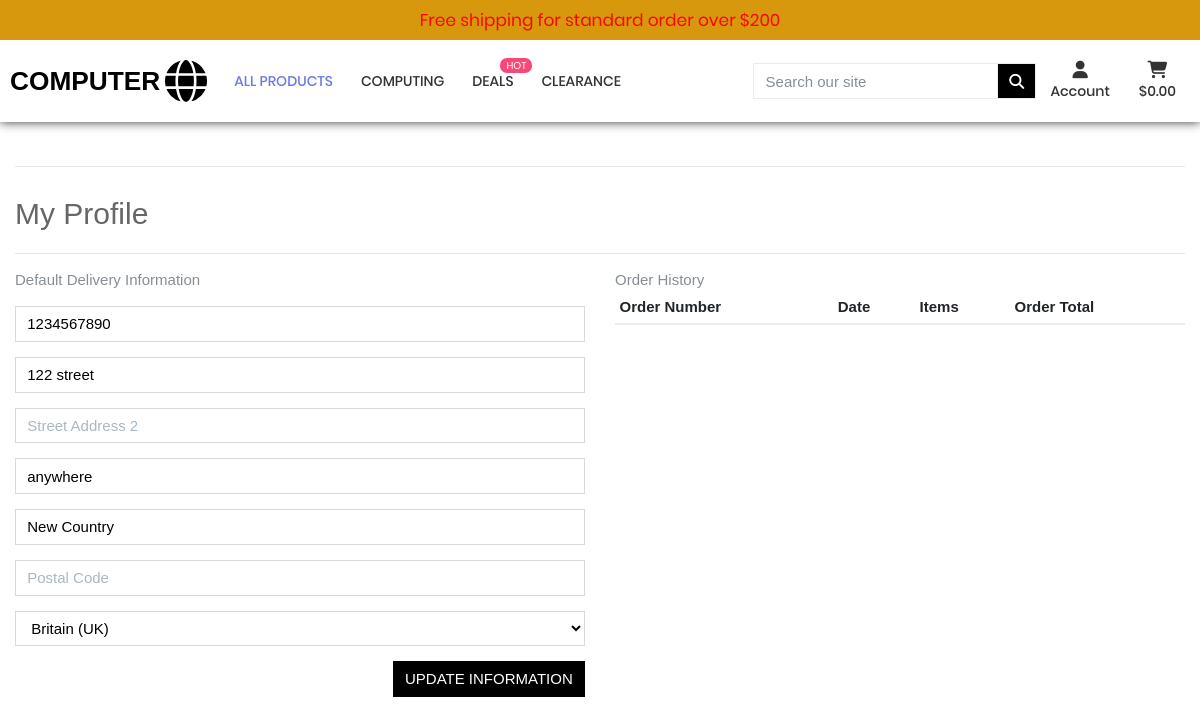
The page /profile/ (signed in) on the database as committed earlier.
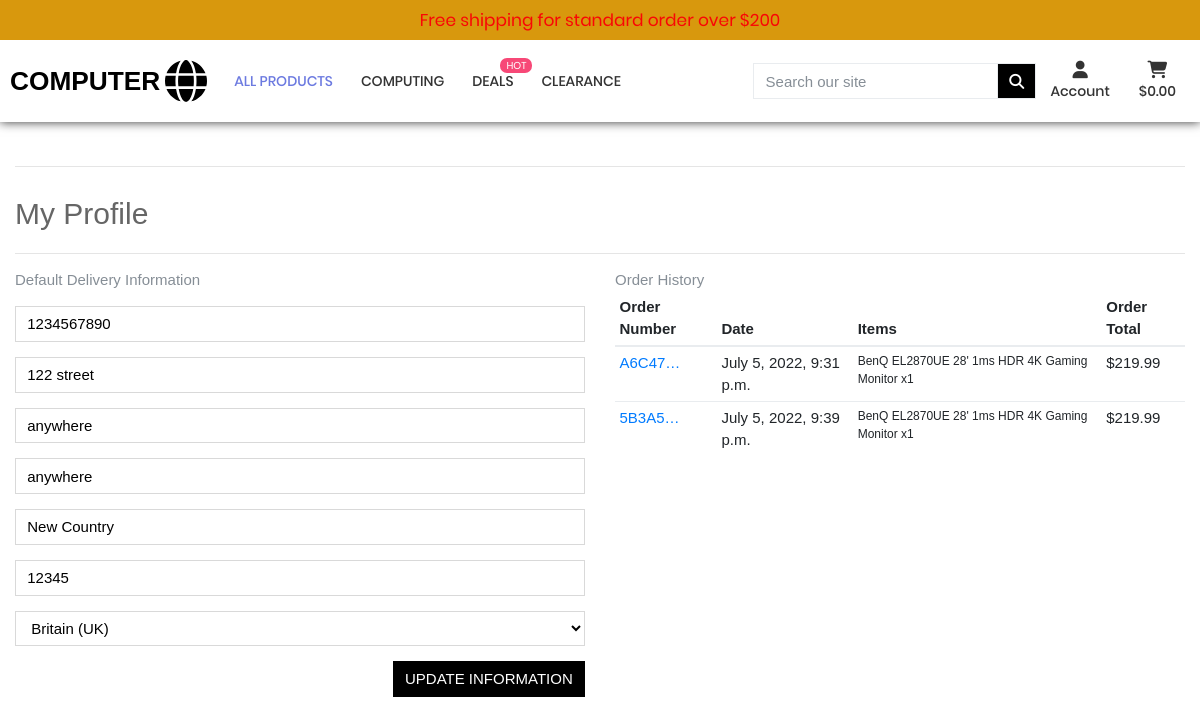
The same page on the database as committed later.
### profiles/models.py (models this page shows, shortened)
class UserProfile(models.Model):
    user = models.OneToOneField(User, on_delete=models.CASCADE)
    default_phone_number = models.CharField(max_length=20, null=True, blank=True)
    default_street_address1 = models.CharField(max_length=80, null=True, blank=True)
    default_street_address2 = models.CharField(max_length=80, null=True, blank=True)
    default_town_or_city = models.CharField(max_length=40, null=True, blank=True)
    default_county = models.CharField(max_length=80, null=True, blank=True)
    default_postcode = models.CharField(max_length=20, null=True, blank=True)
    default_country = CountryField(blank_label='Country', null=True, blank=True)

### checkout/models.py (models this page shows, shortened)
class Order(models.Model):
    order_number = models.CharField(max_length=32, null=False, editable=False)
    user_profile = models.ForeignKey(UserProfile, on_delete=models.SET_NULL,
                                     null=True, blank=True, related_name='orders')
    full_name = models.CharField(max_length=50, null=False, blank=False)
    email = models.EmailField(max_length=254, null=False, blank=False)
    phone_number = models.CharField(max_length=20, null=False, blank=False)
    country = CountryField(blank_label='Country *', null=False, blank=False)
    postcode = models.CharField(max_length=20, null=True, blank=True)
    town_or_city = models.CharField(max_length=40, null=False, blank=False)
    street_address1 = models.CharField(max_length=80, null=False, blank=False)
    street_address2 = models.CharField(max_length=80, null=True, blank=True)
    county = models.CharField(max_length=80, null=True, blank=True)
    date = models.DateTimeField(auto_now_add=True)
    delivery_cost = models.DecimalField(max_digits=6, decimal_places=2, null=False, default=0)
    order_total = models.DecimalField(max_digits=10, decimal_places=2, null=False, default=0)
    grand_total = models.DecimalField(max_digits=10, decimal_places=2, null=False, default=0)
    original_bag = models.TextField(null=False, blank=False, default='')
    stripe_pid = models.CharField(max_length=254, null=False, blank=False, default='')

class OrderLineItem(models.Model):
    order = models.ForeignKey(Order, null=False, blank=False, on_delete=models.CASCADE, related_name='lineitems')
    product = models.ForeignKey(Product, null=False, blank=False, on_delete=models.CASCADE)
    product_size = models.CharField(max_length=2, null=True, blank=True)  # 24, 27, 28, 32, 49
    quantity = models.IntegerField(null=False, blank=False, default=0)
    lineitem_total = models.DecimalField(max_digits=6, decimal_places=2, null=False, blank=False, editable=False)

### products/models.py (models this page shows, shortened)
class Product(models.Model):
    category = models.ForeignKey('Category', null=True, blank=True,
                                 on_delete=models.SET_NULL)
    sku = models.CharField(max_length=254, null=True, blank=True)
    name = models.CharField(max_length=254)
    description = models.TextField()
    has_sizes = models.BooleanField(default=False, null=True, blank=True)
    price = models.DecimalField(max_digits=6, decimal_places=2)
    rating = models.DecimalField(max_digits=6, decimal_places=2, null=True,
                                 blank=True)
    image_url = models.URLField(max_length=1024, null=True, blank=True)
    image = models.ImageField(null=True, blank=True)
    image1 = models.ImageField(null=True, blank=True)
    image2 = models.ImageField(null=True, blank=True)
    weight = models.CharField(max_length=254)
    dimension = models.CharField(max_length=254)

### profiles/views.py (the view)
# urls.py: path('profile/', include('profiles.urls')),
def profile(request):
    profile = get_object_or_404(UserProfile, user=request.user)
    if request.method == 'POST':
        form = UserProfileForm(request.POST, instance=profile)
        if form.is_valid():
            form.save()
            messages.success(request, 'Profile updated successfully')
    form = UserProfileForm(instance=profile)
    orders = profile.orders.all()
    template = 'profiles/profile.html'
    context = {
        'form': form,
        'orders': orders,
        'on_profile_page': True
    }
    return render(request, template, context)

### profiles/templates/profiles/profile.html (shortened to what this page needs)
{% extends "base.html" %}
{% load static %}
{% block extra_css %}
<link rel="stylesheet" href="{% static 'profiles/css/profile.css' %}">
{% endblock %}
{% block content %}
<div class="container p-t-150">
    <div class="row">
        <div class="col">
            <hr>
            <h2 class="logo-font mb-4">My Profile</h2>
            <hr>
        </div>
    </div>
    <div class="row">
        <div class="col-12 col-lg-6">
            <p class="text-muted">Default Delivery Information</p>
            <form class="mt-3" action="{% url 'profile' %}" method="POST" id="profile-update-form">
                {{ form|crispy }}
                <button class="btn btn-black rounded-0 text-uppercase float-right">Update Information</button>
            </form>
        </div>
        <div class="col-12 col-lg-6">
            <p class="text-muted">Order History</p>
            <div class="order-history table-responsive">
                <table class="table table-sm table-borderless">
                    <thead>
                        <tr>
                            <th>Order Number</th>
                            <th>Date</th>
                            <th>Items</th>
                            <th>Order Total</th>
                        </tr>
                    </thead>
                    <tbody>
                        {% for order in orders %}
                        <tr>
                            <td>
                                <a href="{% url 'order_history' order.order_number %}" title="{{ order.order_number }}">
                                    {{ order.order_number|truncatechars:6 }}
                                </a>
                            </td>
                            <td>{{ order.date }}</td>
                            <td>
                                <ul class="list-unstyled">
                                    {% for item in order.lineitems.all %}
                                    <li class="small">
                                        {{ item.product.name }} x{{ item.quantity }}
                                    </li>
                                    {% endfor %}
                                </ul>
                            </td>
                            <td>${{ order.grand_total }}</td>
                        </tr>
                        {% endfor %}
                    </tbody>
                </table>
            </div>
        </div>
    </div>
    {% endblock %}

### templates/base.html (shortened to what this page needs)
{% load static %}
<!doctype html>
<html lang="en">
<head>
    {% block corecss %}
    <link rel="stylesheet" href="https://stackpath.bootstrapcdn.com/bootstrap/4.4.1/css/bootstrap.min.css"
>
    <link rel="stylesheet" type="text/css" href="{% static 'vendor/bootstrap/css/bootstrap.min.css'%}">
    <link rel="stylesheet" type="text/css" href="{% static 'fonts/font-awesome-4.7.0/css/font-awesome.min.css'%}">
    <link rel="stylesheet" type="text/css" href="{% static 'fonts/iconic/css/material-design-iconic-font.min.css'%}">
    <link rel="stylesheet" type="text/css" href="{% static 'fonts/linearicons-v1.0.0/icon-font.min.css'%}">
    <link rel="stylesheet" type="text/css" href="{% static 'vendor/animate/animate.css'%}">
    <link rel="stylesheet" type="text/css" href="{% static 'vendor/css-hamburgers/hamburgers.min.css'%}">
    <link rel="stylesheet" type="text/css" href="{% static 'vendor/animsition/css/animsition.min.css'%}">
    <link rel="stylesheet" type="text/css" href="{% static 'vendor/select2/select2.min.css'%}">
    <link rel="stylesheet" type="text/css" href="{% static 'vendor/daterangepicker/daterangepicker.css'%}">
    <link rel="stylesheet" type="text/css" href="{% static 'vendor/slick/slick.css'%}">
    <link rel="stylesheet" type="text/css" href="{% static 'vendor/MagnificPopup/magnific-popup.css'%}">
    <link rel="stylesheet" type="text/css" href="{% static 'vendor/perfect-scrollbar/perfect-scrollbar.css'%}">
    <link rel="stylesheet" type="text/css" href="{% static 'css/util.css'%}">
    <link rel="stylesheet" type="text/css" href="{% static 'css/main.css'%}">
    {% endblock %}
    {% block extra_css %}
    {% endblock %}
</head>
<body class="animsition">
    <header>
        <div class="container-menu-desktop">
            <div class="top-bar">
                <div class="content-topbar flex-sb-m h-full container">
                    <div class="left-top-bar">
                        Free shipping for standard order over ${{free_delivery_threshold}}
                    </div>
                </div>
            </div>
            <div class="wrap-menu-desktop">
                <nav class="limiter-menu-desktop containers">
                    <a href="{% url 'home' %}" class="logo">
                        <h3 class="logo-text">COMPUTER</h3>
                        <img src="{% static 'images/icons/website-logo.svg'%}" alt="IMG-LOGO">
                    </a>
                    <div class="menu-desktop">
                        <ul class="main-menu">
                            <li class="active-menu">
                                <a href="{% url 'products' %}">ALL PRODUCTS</a>
                            </li>
                            <li>
                                <a href="{% url 'products' %}">COMPUTING</a>
                            </li>
                            <li class="label1" data-label1="hot">
                                <a href="{% url 'products' %}?category=deals">DEALS</a>
                            </li>
                            <li>
                                <a href="{% url 'products' %}?category=clearance">CLEARANCE</a>
                            </li>
                        </ul>
                    </div>
                    <div class="wrap-icon-header flex-w flex-r-m">
                        <form method="GET" action="{% url 'products' %}" class="search-bar">
                            <div class="input-group w-100">
                                <input class="form-control border border-black rounded-0 " type="text" name="q"
                                    placeholder="Search our site">
                                <div class="input-group-append">
                                    <button class="form-control btn btn-black border border-black rounded-0"
                                        type="submit">
                                        <span class="icon">
                                            <i class="fa fa-search"></i>
                                        </span>
                                    </button>
                                </div>
                            </div>
                        </form>
                        <ul class="list-inline list-unstyled text-center text-lg-right my-0 main-menu">
                            <li class="list-inline-item dropdown">
                                <a class="text-black nav-link" href="#" id="user-options" data-toggle="dropdown"
                                    aria-haspopup="true" aria-expanded="false">
                                    <div class="text-center">
                                        <div></div>
                                        <p class="my-0">Account</p>
                                    </div>
                                </a>
                            </li>
                            <li class="list-inline-item">
                                <a class="{% if grand_total %}text-info font-weight-bold{% else %}text-black{% endif %} nav-link"
                                    href="{% url 'view_bag' %}">
                                    <div class="text-center">
                                        <div></div>
                                        <p class="my-0">
                                            {% if grand_total %}
                                            ${{ grand_total|floatformat:2 }}
                                            {% else %}
                                            $0.00
                                            {% endif %}
                                        </p>
                                    </div>
                                </a>
                            </li>
                        </ul>
                    </div>
                </nav>
            </div>
        </div>
    </header>
    {% block content %}
    {% endblock %}
</body>
</html>

### templates/includes/main-nav.html (shortened to what this page needs)
{% load static %}

### templates/includes/mobile-top-header.html (shortened to what this page needs)
{% load static %}

Rows that differ between the two databases and show on the page:
changed UserProfile "122 street": default_street_address2 (not shown) → "anywhere"; default_postcode (not shown) → "12345"
added Order: order_number "A6C47…", date "July 5, 2022, 9:31 p.m.", grand_total "219.99"
added OrderLineItem: product.name "BenQ EL2870UE 28' 1ms HDR 4K Gaming Monitor", quantity "1", shown under "A6C47…"
added Order: order_number "5B3A5…", date "July 5, 2022, 9:39 p.m.", grand_total "219.99"
added OrderLineItem: product.name "BenQ EL2870UE 28' 1ms HDR 4K Gaming Monitor", quantity "1", shown under "5B3A5…"
